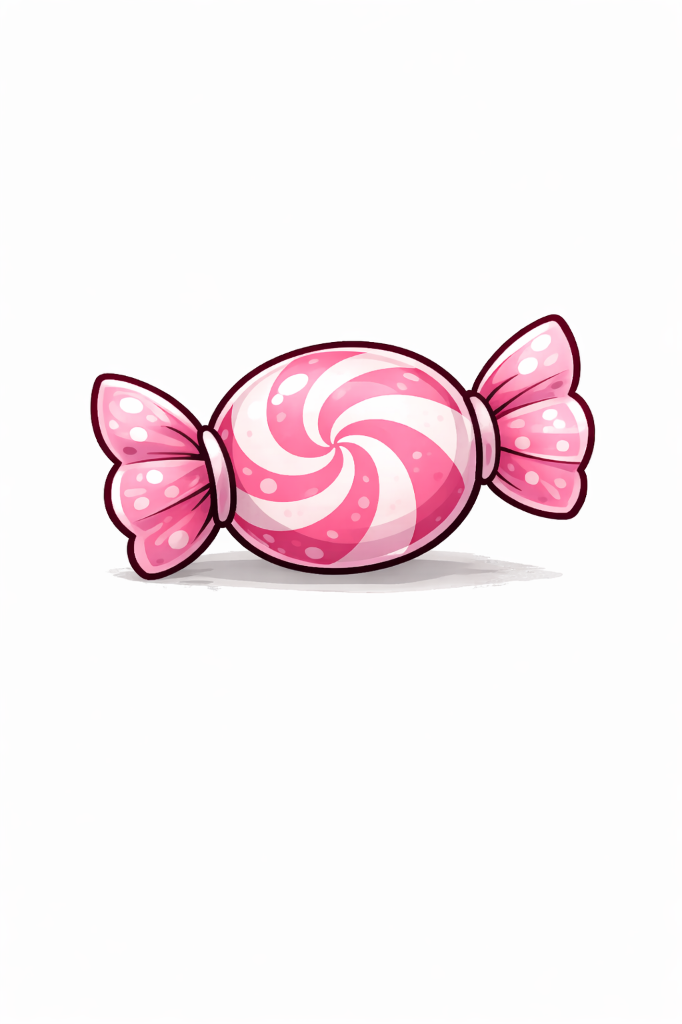
#> input picture candy_raw.png, 682 x 1024 px
$ python process_candy.py
#> lines starting #> are read from the running program, lines starting #| are printed output that depends on the picture
from PIL import Image
import os

def process_candy(image_path, output_path):
#> called with image_path = 'candy_raw.png', output_path = 'candy.png'
    try:
        img = Image.open(image_path).convert("RGBA")
#> img is the input picture: PIL image 682x1024 RGBA; mean R, G, B, A 247.9, 238, 241.1, 255

        # Remove white/light background and make it transparent
        data = img.getdata()
        new_data = []
        for item in data:
            # If color is close to white, make transparent
            if item[0] > 230 and item[1] > 230 and item[2] > 230:
                new_data.append((255, 255, 255, 0))
            else:
                new_data.append(item)
#> this loop made 698368 passes
#> item on passes 1 to 3: (254, 254, 254, 255), (254, 254, 254, 255), (253, 254, 254, 255)
#> after the loop, new_data = 698368 items
        img.putdata(new_data)

        # Auto-trim the transparent borders for a perfect tight crop
        bbox = img.getbbox()
#> bbox = (90, 314, 596, 593)
        if bbox:
            perfect_crop = img.crop(bbox)
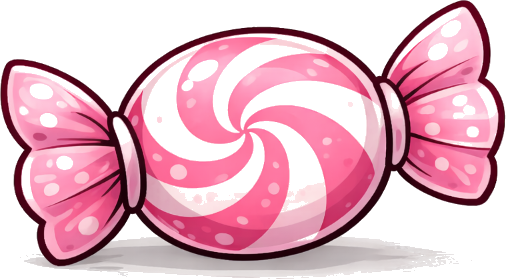
#> perfect_crop: PIL image 506x279 RGBA; mean R, G, B, A 228.4, 180.9, 196.1, 148.8; transparent parts drawn white
            perfect_crop.save(output_path)
            print("Successfully processed and saved the candy sprite!")
        else:
            print("Warning: Blank bounding box for candy.")

    except Exception as e:
        print(f"Error processing candy: {e}")

if __name__ == "__main__":
    process_candy("candy_raw.png", "candy.png")

$ run again, with ChatGPT Image 28 feb 2026, 07_15_51 a.m..png copied over candy_raw.png
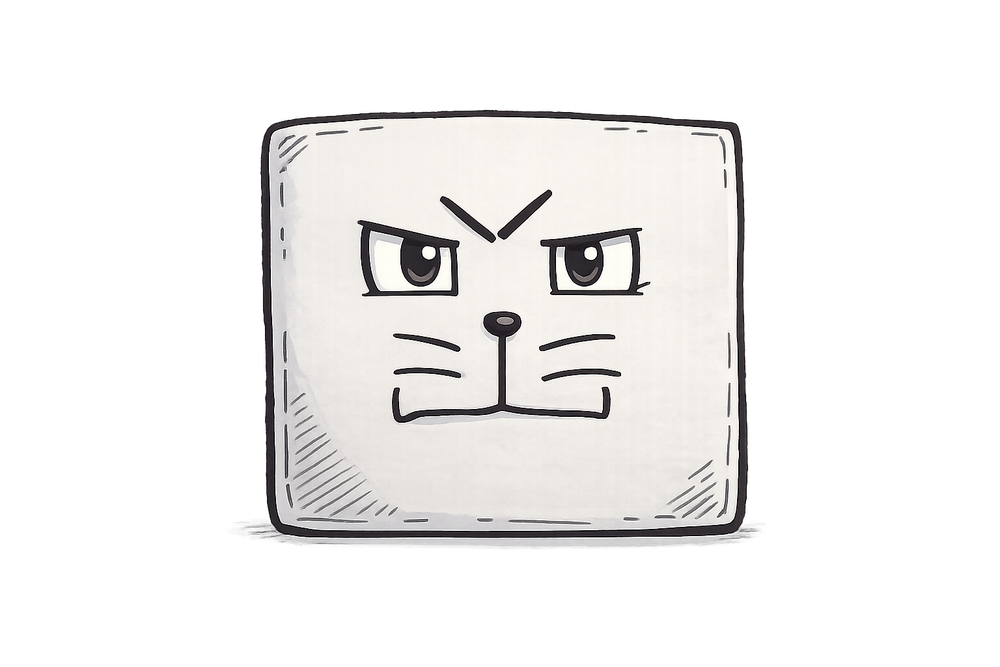
#> input picture ChatGPT Image 28 feb 2026, 07_15_51 a.m..png, 1000 x 667 px, shrunk from 1536 x 1024 before the run
#> in process_candy, img is the input picture: PIL image 1000x667 RGBA; mean R, G, B, A 66.2, 65.1, 64.3, 78.7
#> after the loop in process_candy, `for item in data:`: new_data = 667000 items
#> in process_candy, `img.putdata(new_data)`:
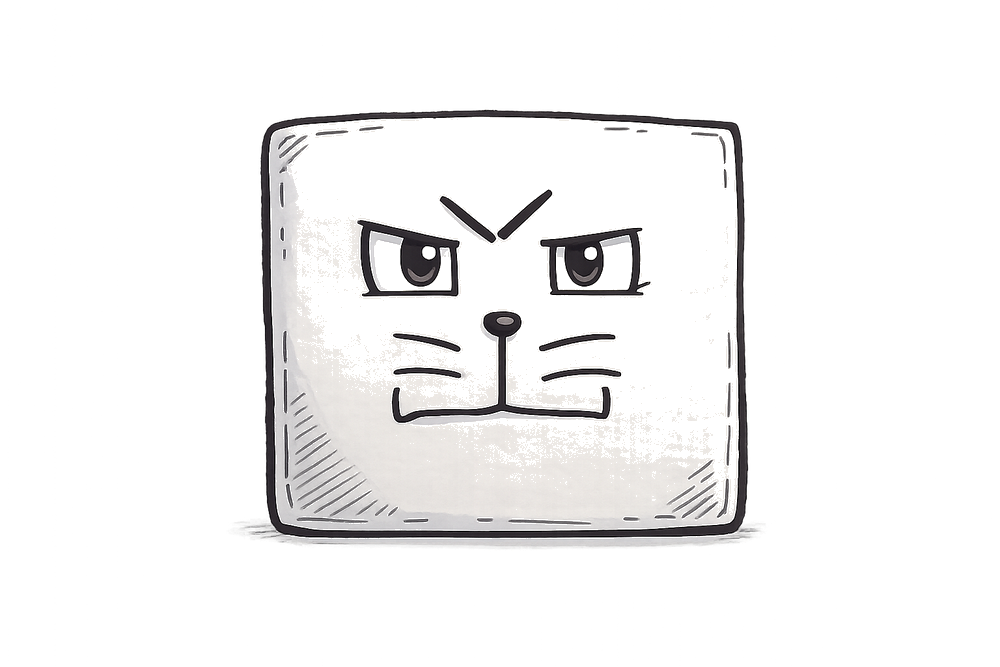
#> img: PIL image 1000x667 RGBA; mean R, G, B, A 68, 67.4, 67.4, 36.3; transparent parts drawn white
#> bbox = (7, 0, 993, 666)
#> in process_candy, `perfect_crop = img.crop(bbox)`:
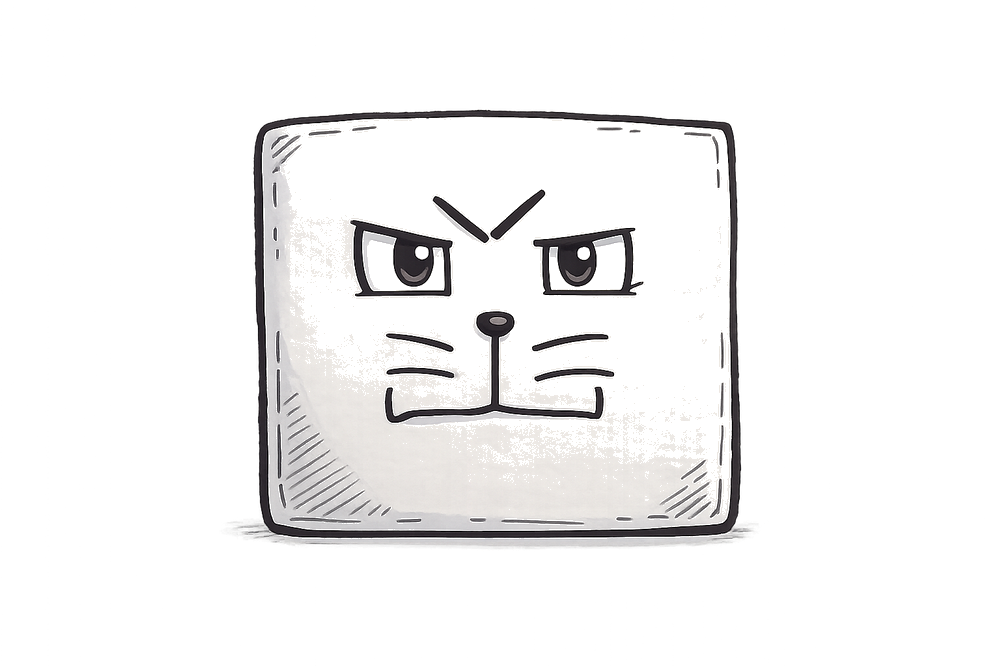
#> perfect_crop: PIL image 986x666 RGBA; mean R, G, B, A 69, 68.5, 68.5, 36.8; transparent parts drawn white

$ run again, with ChatGPT Image 28 feb 2026, 08_42_18 a.m..png copied over candy_raw.png
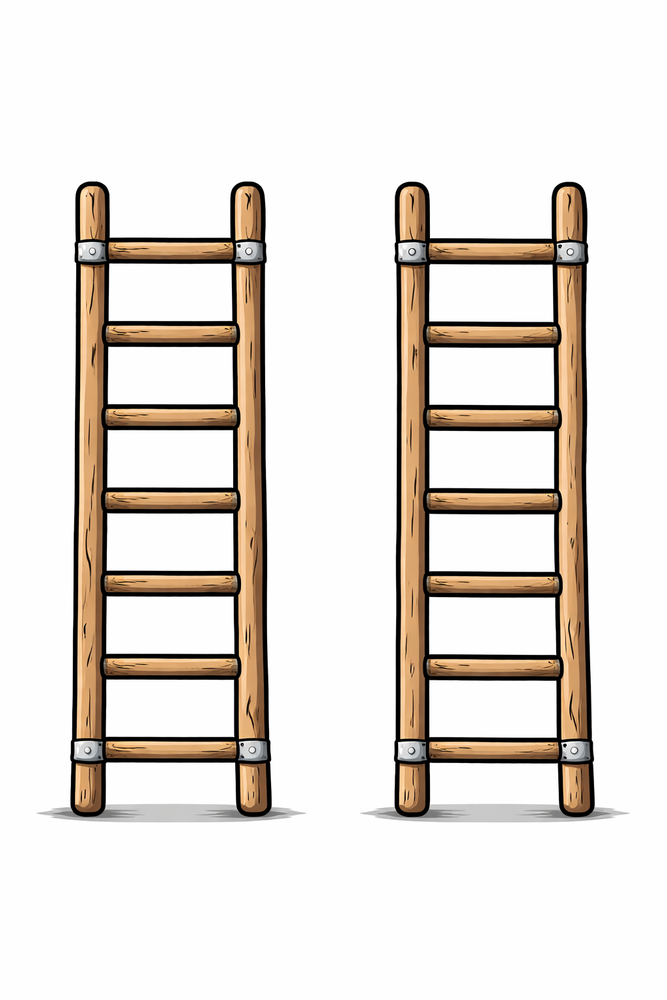
#> input picture ChatGPT Image 28 feb 2026, 08_42_18 a.m..png, 667 x 1000 px, shrunk from 1024 x 1536 before the run
#> after the loop in process_candy, `for item in data:`: new_data = 667000 items
#> bbox = (37, 181, 630, 822)
#> in process_candy, `perfect_crop = img.crop(bbox)`:
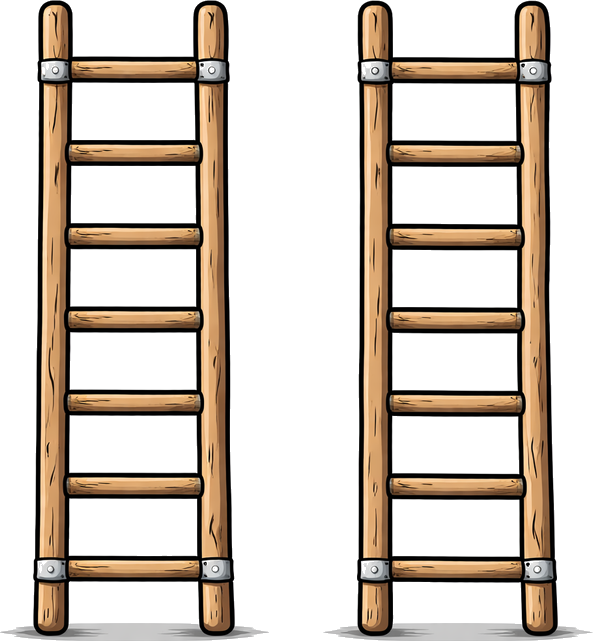
#> perfect_crop: PIL image 593x641 RGBA; mean R, G, B, A 211.6, 201.4, 191.3, 94.2; transparent parts drawn white

$ run again, with ChatGPT Image 28 feb 2026, 08_50_06 a.m..png copied over candy_raw.png
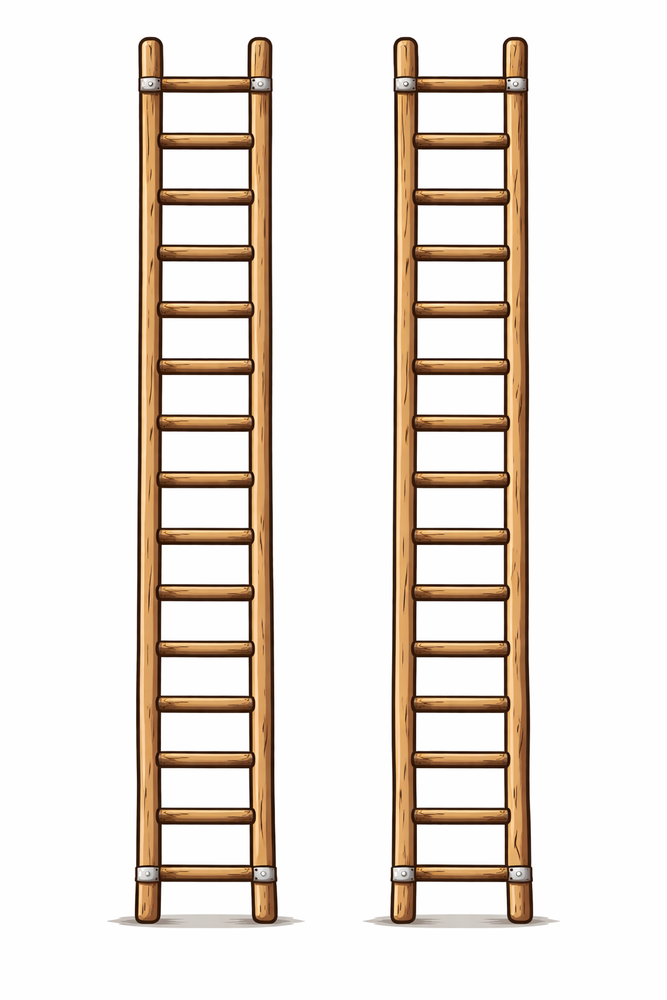
#> input picture ChatGPT Image 28 feb 2026, 08_50_06 a.m..png, 667 x 1000 px, shrunk from 1024 x 1536 before the run
#> after the loop in process_candy, `for item in data:`: new_data = 667000 items
#> bbox = (107, 36, 560, 928)
#> in process_candy, `perfect_crop = img.crop(bbox)`:
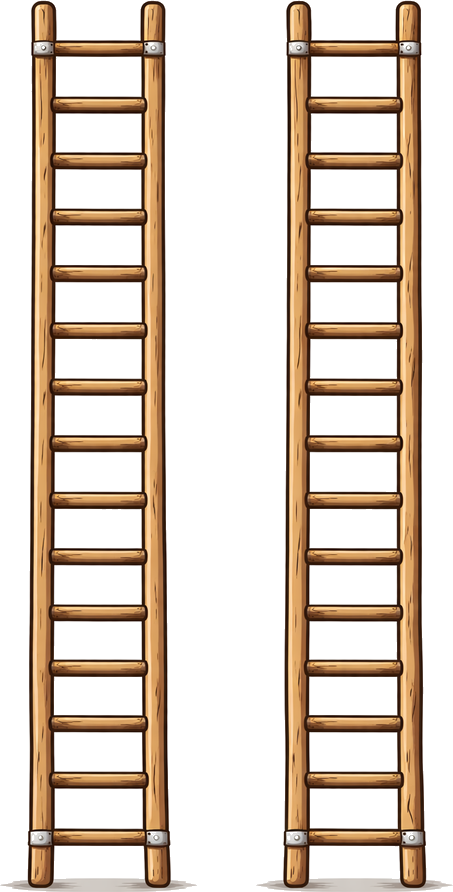
#> perfect_crop: PIL image 453x892 RGBA; mean R, G, B, A 221.2, 207.3, 194.2, 88.2; transparent parts drawn white
